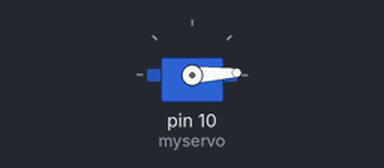
Recording of a sketch running on a simulated Arduino Uno, built with avr-gcc and run on an emulated ATmega328P. Shown: servo.

Above: at 0.05 s.
At 1.3 s:
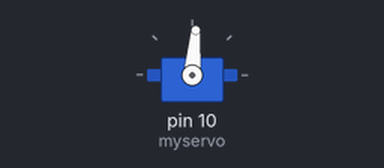
At 2.6 s:
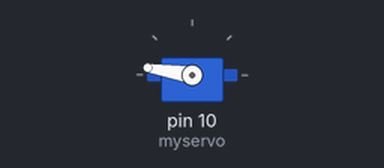
At 5.2 s:
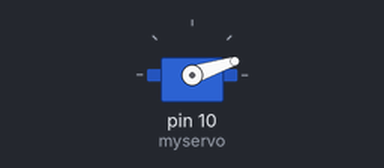
Timing chart, 0 to 7.1 s (numbered marks = the images above):
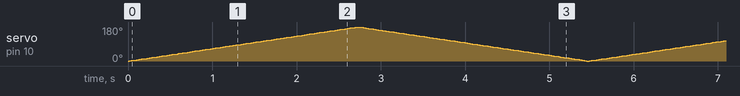

The sketch:

_1_SweepServo.ino
```cpp
// based on Arduino --> Examples --> Servo --> Sweep

#include <Servo.h>  // use a library

Servo myservo; // create servo object

int pos = 90;  // middle of range

void setup() {
  // put your setup code here, to run once:
  myservo.attach(10); // 10 = pin where servo is connected
}

void loop() {

   for (pos = 0; pos <= 180; pos += 1) {    // goes from 0 degrees to 180 degrees
    myservo.write(pos);                     // tell servo to go to position in variable 'pos'
    delay(15);                              // waits 15ms for the servo to reach the position
  }
  for (pos = 180; pos >= 0; pos -= 1) { // goes from 180 degrees to 0 degrees
    myservo.write(pos);
    delay(15);
  }
}
```
